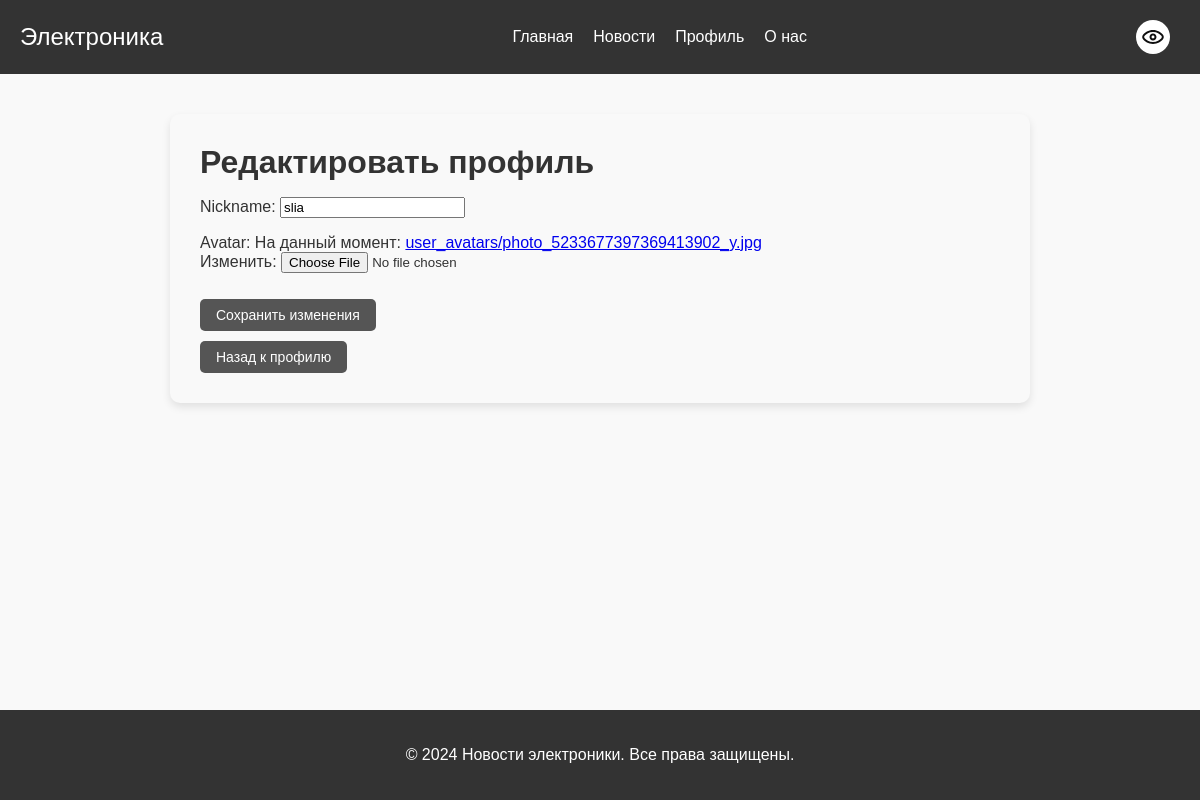
/edit_profile/ (signed in), run on an earlier commit of the app's database.
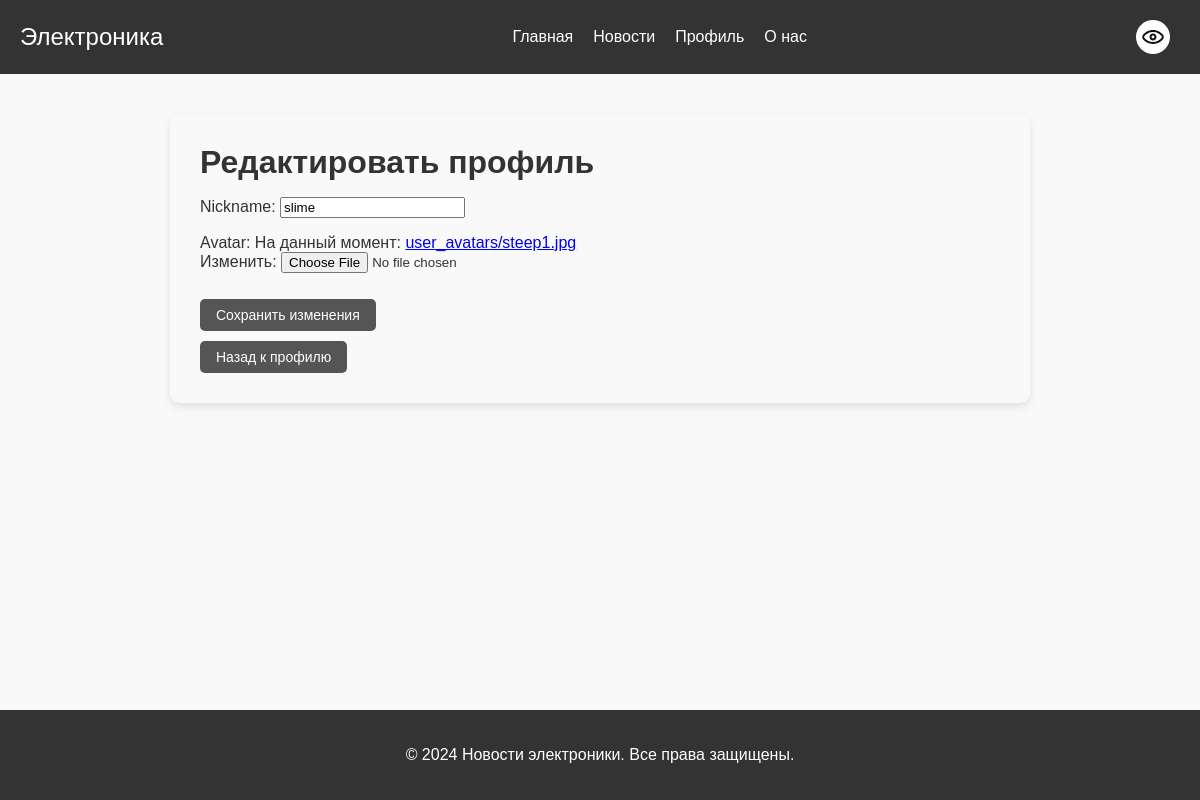
And on a later commit of the database.
### news/models.py (models this page shows, shortened)
class UserProfile(AbstractUser):
    username = models.CharField(max_length=20, unique=True, blank=False)
    nickname = models.CharField(max_length=15, blank=False)
    birthdate = models.DateField(blank=False, null=False)
    avatar = models.ImageField(upload_to='user_avatars', default='user_avatars/default-avatar.png')
    email = models.EmailField(unique=True)
    can_publish_content = models.BooleanField(default=True, verbose_name='Может публиковать контент')

### news/views.py (the view)
# urls.py: path('edit_profile/', views.edit_profile, name='edit_profile'),
@login_required
def edit_profile(request):
    if request.method == 'POST':
        edit_profile_form = EditProfileForm(request.POST, request.FILES, instance=request.user)
        if edit_profile_form.is_valid():
            edit_profile_form.save()
            return redirect('profile')
    else:
        edit_profile_form = EditProfileForm(instance=request.user)
    return render(request, 'edit_profile.html', {'edit_profile_form': edit_profile_form})

### news/forms.py
class EditProfileForm(forms.ModelForm):
    class Meta:
        model = UserProfile
        fields = ['nickname', 'avatar']

### news/templates/edit_profile.html (shortened to what this page needs)
{% extends 'base.html' %}
{% load static %}
{% block extra_css %}
<link rel="stylesheet" href="{% static 'css/profile.css' %}">
{% endblock %}
{% block content %}
<div class="profile-container">
    <h2>Редактировать профиль</h2>
    <form method="POST" enctype="multipart/form-data">
        {{ edit_profile_form.as_p }}
        <button type="submit" class="button">Сохранить изменения</button>
    </form>
    <a href="{% url 'profile' %}" class="button">Назад к профилю</a>
</div>
{% endblock %}

What changed in the data, as far as the page shows it:
changed UserProfile: nickname "sliа" → "slime"
Also different on the page:
text no longer shown: "Nickname: Avatar: На данный момент: user_avatars/photo_5233677397369413902_y.jpg Изменить:"
text now shown: "Nickname: Avatar: На данный момент: user_avatars/steep1.jpg Изменить:"
